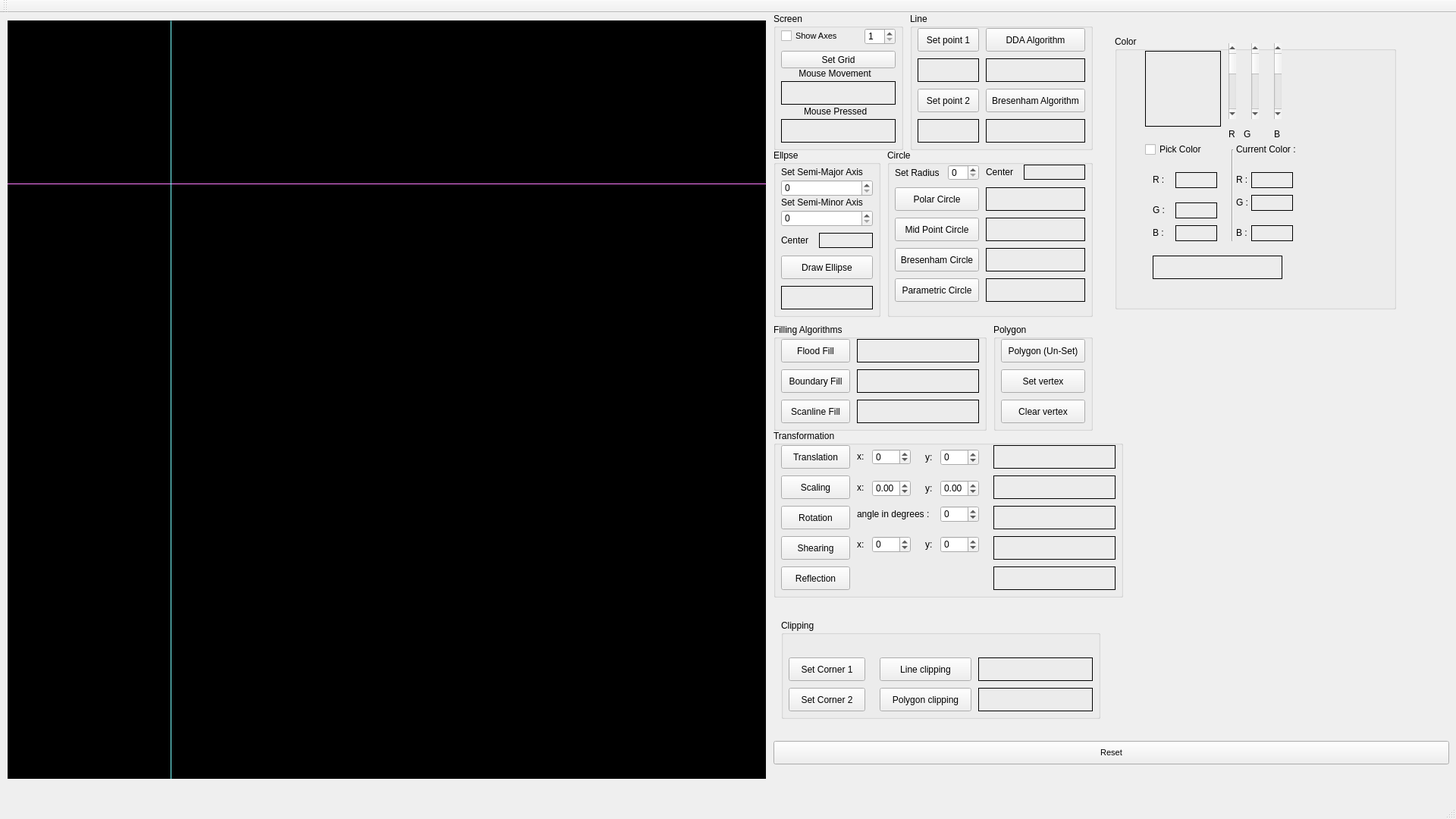
<?xml version="1.0" encoding="UTF-8"?>
<ui version="4.0">
 <class>MainWindow</class>
 <widget class="QMainWindow" name="MainWindow">
  <property name="geometry">
   <rect>
    <x>0</x>
    <y>0</y>
    <width>1920</width>
    <height>1080</height>
   </rect>
  </property>
  <property name="windowTitle">
   <string>MainWindow</string>
  </property>
  <widget class="QWidget" name="centralWidget">
   <widget class="my_label" name="frame">
    <property name="geometry">
     <rect>
      <x>10</x>
      <y>10</y>
      <width>1000</width>
      <height>1000</height>
     </rect>
    </property>
    <property name="mouseTracking">
     <bool>true</bool>
    </property>
    <property name="styleSheet">
     <string notr="true">background-color: rgb(0, 0, 0);</string>
    </property>
    <property name="frameShape">
     <enum>QFrame::Box</enum>
    </property>
    <property name="lineWidth">
     <number>1</number>
    </property>
    <property name="text">
     <string/>
    </property>
   </widget>
   <widget class="Line" name="x_axis">
    <property name="geometry">
     <rect>
      <x>10</x>
      <y>225</y>
      <width>1000</width>
      <height>1</height>
     </rect>
    </property>
    <property name="styleSheet">
     <string notr="true">background-color: rgb(255, 85, 255);</string>
    </property>
    <property name="orientation">
     <enum>Qt::Horizontal</enum>
    </property>
   </widget>
   <widget class="Line" name="y_axis">
    <property name="geometry">
     <rect>
      <x>225</x>
      <y>10</y>
      <width>1</width>
      <height>1000</height>
     </rect>
    </property>
    <property name="styleSheet">
     <string notr="true">
background-color: rgb(85, 255, 255);</string>
    </property>
    <property name="orientation">
     <enum>Qt::Vertical</enum>
    </property>
   </widget>
   <widget class="QGroupBox" name="drawline">
    <property name="geometry">
     <rect>
      <x>1200</x>
      <y>0</y>
      <width>241</width>
      <height>181</height>
     </rect>
    </property>
    <property name="title">
     <string>Line</string>
    </property>
    <widget class="QPushButton" name="bresenhamLine">
     <property name="geometry">
      <rect>
       <x>100</x>
       <y>100</y>
       <width>131</width>
       <height>31</height>
      </rect>
     </property>
     <property name="text">
      <string>Bresenham Algorithm</string>
     </property>
    </widget>
    <widget class="QPushButton" name="set_point2">
     <property name="geometry">
      <rect>
       <x>10</x>
       <y>100</y>
       <width>81</width>
       <height>31</height>
      </rect>
     </property>
     <property name="text">
      <string>Set point 2</string>
     </property>
    </widget>
    <widget class="QPushButton" name="set_point1">
     <property name="geometry">
      <rect>
       <x>10</x>
       <y>20</y>
       <width>81</width>
       <height>31</height>
      </rect>
     </property>
     <property name="text">
      <string>Set point 1</string>
     </property>
    </widget>
    <widget class="QPushButton" name="DDALine">
     <property name="geometry">
      <rect>
       <x>100</x>
       <y>20</y>
       <width>131</width>
       <height>31</height>
      </rect>
     </property>
     <property name="text">
      <string>DDA Algorithm</string>
     </property>
    </widget>
    <widget class="QLabel" name="dda_time_taken">
     <property name="geometry">
      <rect>
       <x>100</x>
       <y>60</y>
       <width>131</width>
       <height>31</height>
      </rect>
     </property>
     <property name="frameShape">
      <enum>QFrame::Panel</enum>
     </property>
     <property name="text">
      <string/>
     </property>
    </widget>
    <widget class="QLabel" name="bresenham_time_taken">
     <property name="geometry">
      <rect>
       <x>100</x>
       <y>140</y>
       <width>131</width>
       <height>31</height>
      </rect>
     </property>
     <property name="frameShape">
      <enum>QFrame::Panel</enum>
     </property>
     <property name="text">
      <string/>
     </property>
    </widget>
    <widget class="QLabel" name="set_point_1_text">
     <property name="geometry">
      <rect>
       <x>10</x>
       <y>60</y>
       <width>81</width>
       <height>31</height>
      </rect>
     </property>
     <property name="frameShape">
      <enum>QFrame::Box</enum>
     </property>
     <property name="text">
      <string/>
     </property>
     <property name="alignment">
      <set>Qt::AlignCenter</set>
     </property>
    </widget>
    <widget class="QLabel" name="set_point_2_text">
     <property name="geometry">
      <rect>
       <x>10</x>
       <y>140</y>
       <width>81</width>
       <height>31</height>
      </rect>
     </property>
     <property name="frameShape">
      <enum>QFrame::Box</enum>
     </property>
     <property name="text">
      <string/>
     </property>
     <property name="alignment">
      <set>Qt::AlignCenter</set>
     </property>
    </widget>
   </widget>
   <widget class="QGroupBox" name="drawcircle">
    <property name="geometry">
     <rect>
      <x>1170</x>
      <y>180</y>
      <width>271</width>
      <height>221</height>
     </rect>
    </property>
    <property name="title">
     <string>Circle</string>
    </property>
    <widget class="QSpinBox" name="radiusspinbox">
     <property name="geometry">
      <rect>
       <x>80</x>
       <y>20</y>
       <width>41</width>
       <height>21</height>
      </rect>
     </property>
    </widget>
    <widget class="QLabel" name="label_2">
     <property name="geometry">
      <rect>
       <x>10</x>
       <y>20</y>
       <width>71</width>
       <height>21</height>
      </rect>
     </property>
     <property name="text">
      <string>Set Radius</string>
     </property>
    </widget>
    <widget class="QPushButton" name="bresenhamCircle">
     <property name="geometry">
      <rect>
       <x>10</x>
       <y>130</y>
       <width>111</width>
       <height>31</height>
      </rect>
     </property>
     <property name="text">
      <string>Bresenham Circle</string>
     </property>
    </widget>
    <widget class="QPushButton" name="midPointCircle">
     <property name="geometry">
      <rect>
       <x>10</x>
       <y>90</y>
       <width>111</width>
       <height>31</height>
      </rect>
     </property>
     <property name="text">
      <string>Mid Point Circle</string>
     </property>
    </widget>
    <widget class="QLabel" name="mid_point_circle_time_taken">
     <property name="geometry">
      <rect>
       <x>130</x>
       <y>90</y>
       <width>131</width>
       <height>31</height>
      </rect>
     </property>
     <property name="frameShape">
      <enum>QFrame::Panel</enum>
     </property>
     <property name="text">
      <string/>
     </property>
    </widget>
    <widget class="QLabel" name="bresenham_circle_time_taken">
     <property name="geometry">
      <rect>
       <x>130</x>
       <y>130</y>
       <width>131</width>
       <height>31</height>
      </rect>
     </property>
     <property name="frameShape">
      <enum>QFrame::Panel</enum>
     </property>
     <property name="text">
      <string/>
     </property>
    </widget>
    <widget class="QLabel" name="label">
     <property name="geometry">
      <rect>
       <x>130</x>
       <y>20</y>
       <width>61</width>
       <height>20</height>
      </rect>
     </property>
     <property name="text">
      <string>Center</string>
     </property>
    </widget>
    <widget class="QLabel" name="center_label_circle">
     <property name="geometry">
      <rect>
       <x>180</x>
       <y>20</y>
       <width>81</width>
       <height>20</height>
      </rect>
     </property>
     <property name="frameShape">
      <enum>QFrame::Box</enum>
     </property>
     <property name="text">
      <string/>
     </property>
    </widget>
    <widget class="QPushButton" name="polarCircle">
     <property name="geometry">
      <rect>
       <x>10</x>
       <y>50</y>
       <width>111</width>
       <height>31</height>
      </rect>
     </property>
     <property name="text">
      <string>Polar Circle</string>
     </property>
    </widget>
    <widget class="QLabel" name="polar_circle_time_taken">
     <property name="geometry">
      <rect>
       <x>130</x>
       <y>50</y>
       <width>131</width>
       <height>31</height>
      </rect>
     </property>
     <property name="frameShape">
      <enum>QFrame::Panel</enum>
     </property>
     <property name="text">
      <string/>
     </property>
    </widget>
    <widget class="QPushButton" name="pushButton">
     <property name="geometry">
      <rect>
       <x>10</x>
       <y>170</y>
       <width>111</width>
       <height>31</height>
      </rect>
     </property>
     <property name="text">
      <string>Parametric Circle</string>
     </property>
    </widget>
    <widget class="QLabel" name="parametric_circle_time_taken">
     <property name="geometry">
      <rect>
       <x>130</x>
       <y>170</y>
       <width>131</width>
       <height>31</height>
      </rect>
     </property>
     <property name="frameShape">
      <enum>QFrame::Panel</enum>
     </property>
     <property name="text">
      <string/>
     </property>
    </widget>
   </widget>
   <widget class="QGroupBox" name="drawellipse">
    <property name="geometry">
     <rect>
      <x>1020</x>
      <y>180</y>
      <width>141</width>
      <height>221</height>
     </rect>
    </property>
    <property name="title">
     <string>Ellpse</string>
    </property>
    <widget class="QSpinBox" name="r2spinbox">
     <property name="geometry">
      <rect>
       <x>10</x>
       <y>80</y>
       <width>121</width>
       <height>22</height>
      </rect>
     </property>
    </widget>
    <widget class="QSpinBox" name="r1spinbox">
     <property name="geometry">
      <rect>
       <x>10</x>
       <y>40</y>
       <width>121</width>
       <height>22</height>
      </rect>
     </property>
    </widget>
    <widget class="QLabel" name="label_7">
     <property name="geometry">
      <rect>
       <x>10</x>
       <y>60</y>
       <width>121</width>
       <height>20</height>
      </rect>
     </property>
     <property name="text">
      <string>Set Semi-Minor Axis</string>
     </property>
    </widget>
    <widget class="QLabel" name="label_6">
     <property name="geometry">
      <rect>
       <x>10</x>
       <y>20</y>
       <width>121</width>
       <height>20</height>
      </rect>
     </property>
     <property name="text">
      <string>Set Semi-Major Axis </string>
     </property>
    </widget>
    <widget class="QPushButton" name="ellipse">
     <property name="geometry">
      <rect>
       <x>10</x>
       <y>140</y>
       <width>121</width>
       <height>31</height>
      </rect>
     </property>
     <property name="text">
      <string>Draw Ellipse</string>
     </property>
    </widget>
    <widget class="QLabel" name="bresenham_ellipse_time_taken">
     <property name="geometry">
      <rect>
       <x>10</x>
       <y>180</y>
       <width>121</width>
       <height>31</height>
      </rect>
     </property>
     <property name="frameShape">
      <enum>QFrame::Panel</enum>
     </property>
     <property name="text">
      <string/>
     </property>
    </widget>
    <widget class="QLabel" name="label_4">
     <property name="geometry">
      <rect>
       <x>10</x>
       <y>110</y>
       <width>61</width>
       <height>20</height>
      </rect>
     </property>
     <property name="text">
      <string>Center</string>
     </property>
    </widget>
    <widget class="QLabel" name="center_label_ellipse">
     <property name="geometry">
      <rect>
       <x>60</x>
       <y>110</y>
       <width>71</width>
       <height>20</height>
      </rect>
     </property>
     <property name="frameShape">
      <enum>QFrame::Box</enum>
     </property>
     <property name="text">
      <string/>
     </property>
    </widget>
   </widget>
   <widget class="QGroupBox" name="groupBox">
    <property name="geometry">
     <rect>
      <x>1020</x>
      <y>0</y>
      <width>171</width>
      <height>181</height>
     </rect>
    </property>
    <property name="title">
     <string>Screen</string>
    </property>
    <widget class="QCheckBox" name="show_axes">
     <property name="geometry">
      <rect>
       <x>10</x>
       <y>20</y>
       <width>101</width>
       <height>21</height>
      </rect>
     </property>
     <property name="font">
      <font>
       <pointsize>8</pointsize>
       <weight>50</weight>
       <bold>false</bold>
      </font>
     </property>
     <property name="text">
      <string>Show Axes</string>
     </property>
    </widget>
    <widget class="QPushButton" name="setgridbutton">
     <property name="geometry">
      <rect>
       <x>10</x>
       <y>50</y>
       <width>151</width>
       <height>23</height>
      </rect>
     </property>
     <property name="text">
      <string>Set Grid</string>
     </property>
    </widget>
    <widget class="QSpinBox" name="gridspinbox">
     <property name="geometry">
      <rect>
       <x>120</x>
       <y>20</y>
       <width>41</width>
       <height>22</height>
      </rect>
     </property>
     <property name="minimum">
      <number>1</number>
     </property>
    </widget>
    <widget class="QLabel" name="label_5">
     <property name="geometry">
      <rect>
       <x>40</x>
       <y>120</y>
       <width>91</width>
       <height>20</height>
      </rect>
     </property>
     <property name="text">
      <string>Mouse Pressed</string>
     </property>
    </widget>
    <widget class="QLabel" name="label_3">
     <property name="geometry">
      <rect>
       <x>30</x>
       <y>70</y>
       <width>121</width>
       <height>20</height>
      </rect>
     </property>
     <property name="text">
      <string> Mouse Movement</string>
     </property>
    </widget>
    <widget class="QLabel" name="mouse_pressed">
     <property name="geometry">
      <rect>
       <x>10</x>
       <y>140</y>
       <width>151</width>
       <height>31</height>
      </rect>
     </property>
     <property name="frameShape">
      <enum>QFrame::Panel</enum>
     </property>
     <property name="text">
      <string/>
     </property>
    </widget>
    <widget class="QLabel" name="mouse_movement">
     <property name="geometry">
      <rect>
       <x>10</x>
       <y>90</y>
       <width>151</width>
       <height>31</height>
      </rect>
     </property>
     <property name="frameShape">
      <enum>QFrame::Panel</enum>
     </property>
     <property name="text">
      <string/>
     </property>
    </widget>
   </widget>
   <widget class="QPushButton" name="resetButton">
    <property name="geometry">
     <rect>
      <x>1020</x>
      <y>960</y>
      <width>891</width>
      <height>31</height>
     </rect>
    </property>
    <property name="font">
     <font>
      <pointsize>8</pointsize>
     </font>
    </property>
    <property name="text">
     <string>Reset</string>
    </property>
   </widget>
   <widget class="QGroupBox" name="filling">
    <property name="geometry">
     <rect>
      <x>1020</x>
      <y>410</y>
      <width>281</width>
      <height>141</height>
     </rect>
    </property>
    <property name="title">
     <string>Filling Algorithms</string>
    </property>
    <widget class="QPushButton" name="scanlinefill">
     <property name="geometry">
      <rect>
       <x>10</x>
       <y>100</y>
       <width>91</width>
       <height>31</height>
      </rect>
     </property>
     <property name="text">
      <string>Scanline Fill</string>
     </property>
    </widget>
    <widget class="QPushButton" name="floodfill">
     <property name="geometry">
      <rect>
       <x>10</x>
       <y>20</y>
       <width>91</width>
       <height>31</height>
      </rect>
     </property>
     <property name="text">
      <string>Flood Fill</string>
     </property>
    </widget>
    <widget class="QPushButton" name="boundaryfill">
     <property name="geometry">
      <rect>
       <x>10</x>
       <y>60</y>
       <width>91</width>
       <height>31</height>
      </rect>
     </property>
     <property name="text">
      <string>Boundary Fill</string>
     </property>
    </widget>
    <widget class="QLabel" name="flood_fill_time_taken">
     <property name="geometry">
      <rect>
       <x>110</x>
       <y>20</y>
       <width>161</width>
       <height>31</height>
      </rect>
     </property>
     <property name="frameShape">
      <enum>QFrame::Box</enum>
     </property>
     <property name="text">
      <string/>
     </property>
    </widget>
    <widget class="QLabel" name="boundary_fill_time_taken">
     <property name="geometry">
      <rect>
       <x>110</x>
       <y>60</y>
       <width>161</width>
       <height>31</height>
      </rect>
     </property>
     <property name="frameShape">
      <enum>QFrame::Box</enum>
     </property>
     <property name="text">
      <string/>
     </property>
    </widget>
    <widget class="QLabel" name="scanline_fill_time_taken">
     <property name="geometry">
      <rect>
       <x>110</x>
       <y>100</y>
       <width>161</width>
       <height>31</height>
      </rect>
     </property>
     <property name="frameShape">
      <enum>QFrame::Box</enum>
     </property>
     <property name="text">
      <string/>
     </property>
    </widget>
   </widget>
   <widget class="QGroupBox" name="tranformation">
    <property name="geometry">
     <rect>
      <x>1020</x>
      <y>550</y>
      <width>461</width>
      <height>221</height>
     </rect>
    </property>
    <property name="title">
     <string>Transformation</string>
    </property>
    <widget class="QLabel" name="label_20">
     <property name="geometry">
      <rect>
       <x>200</x>
       <y>140</y>
       <width>21</width>
       <height>21</height>
      </rect>
     </property>
     <property name="text">
      <string>y:</string>
     </property>
    </widget>
    <widget class="QSpinBox" name="xshear">
     <property name="geometry">
      <rect>
       <x>130</x>
       <y>140</y>
       <width>51</width>
       <height>22</height>
      </rect>
     </property>
     <property name="minimum">
      <number>-99</number>
     </property>
    </widget>
    <widget class="QSpinBox" name="anglespinbox">
     <property name="geometry">
      <rect>
       <x>220</x>
       <y>100</y>
       <width>51</width>
       <height>22</height>
      </rect>
     </property>
     <property name="minimum">
      <number>-999</number>
     </property>
     <property name="value">
      <number>0</number>
     </property>
    </widget>
    <widget class="QPushButton" name="shearing">
     <property name="geometry">
      <rect>
       <x>10</x>
       <y>140</y>
       <width>91</width>
       <height>31</height>
      </rect>
     </property>
     <property name="text">
      <string>Shearing</string>
     </property>
    </widget>
    <widget class="QLabel" name="label_21">
     <property name="geometry">
      <rect>
       <x>110</x>
       <y>140</y>
       <width>21</width>
       <height>21</height>
      </rect>
     </property>
     <property name="text">
      <string>x:</string>
     </property>
    </widget>
    <widget class="QSpinBox" name="yshear">
     <property name="geometry">
      <rect>
       <x>220</x>
       <y>140</y>
       <width>51</width>
       <height>22</height>
      </rect>
     </property>
     <property name="minimum">
      <number>-99</number>
     </property>
    </widget>
    <widget class="QLabel" name="label_22">
     <property name="geometry">
      <rect>
       <x>200</x>
       <y>66</y>
       <width>21</width>
       <height>21</height>
      </rect>
     </property>
     <property name="text">
      <string>y:</string>
     </property>
    </widget>
    <widget class="QSpinBox" name="xtranslate">
     <property name="geometry">
      <rect>
       <x>130</x>
       <y>25</y>
       <width>51</width>
       <height>21</height>
      </rect>
     </property>
     <property name="minimum">
      <number>-999</number>
     </property>
     <property name="maximum">
      <number>999</number>
     </property>
    </widget>
    <widget class="QLabel" name="label_23">
     <property name="geometry">
      <rect>
       <x>110</x>
       <y>66</y>
       <width>20</width>
       <height>20</height>
      </rect>
     </property>
     <property name="text">
      <string>x:</string>
     </property>
    </widget>
    <widget class="QLabel" name="label_24">
     <property name="geometry">
      <rect>
       <x>110</x>
       <y>25</y>
       <width>20</width>
       <height>20</height>
      </rect>
     </property>
     <property name="text">
      <string>x:</string>
     </property>
    </widget>
    <widget class="QPushButton" name="scaling">
     <property name="geometry">
      <rect>
       <x>10</x>
       <y>60</y>
       <width>91</width>
       <height>31</height>
      </rect>
     </property>
     <property name="text">
      <string>Scaling</string>
     </property>
    </widget>
    <widget class="QLabel" name="label_25">
     <property name="geometry">
      <rect>
       <x>110</x>
       <y>100</y>
       <width>111</width>
       <height>21</height>
      </rect>
     </property>
     <property name="text">
      <string>angle in degrees : </string>
     </property>
    </widget>
    <widget class="QLabel" name="label_26">
     <property name="geometry">
      <rect>
       <x>200</x>
       <y>25</y>
       <width>16</width>
       <height>21</height>
      </rect>
     </property>
     <property name="text">
      <string>y:</string>
     </property>
    </widget>
    <widget class="QSpinBox" name="ytranslate">
     <property name="geometry">
      <rect>
       <x>220</x>
       <y>25</y>
       <width>51</width>
       <height>22</height>
      </rect>
     </property>
     <property name="minimum">
      <number>-999</number>
     </property>
     <property name="maximum">
      <number>999</number>
     </property>
    </widget>
    <widget class="QPushButton" name="rotation">
     <property name="geometry">
      <rect>
       <x>10</x>
       <y>100</y>
       <width>91</width>
       <height>31</height>
      </rect>
     </property>
     <property name="text">
      <string>Rotation</string>
     </property>
    </widget>
    <widget class="QPushButton" name="reflection">
     <property name="geometry">
      <rect>
       <x>10</x>
       <y>180</y>
       <width>91</width>
       <height>31</height>
      </rect>
     </property>
     <property name="text">
      <string>Reflection</string>
     </property>
    </widget>
    <widget class="QPushButton" name="translation">
     <property name="geometry">
      <rect>
       <x>10</x>
       <y>20</y>
       <width>91</width>
       <height>31</height>
      </rect>
     </property>
     <property name="text">
      <string>Translation</string>
     </property>
    </widget>
    <widget class="QLabel" name="translation_time_taken">
     <property name="geometry">
      <rect>
       <x>290</x>
       <y>20</y>
       <width>161</width>
       <height>31</height>
      </rect>
     </property>
     <property name="frameShape">
      <enum>QFrame::Box</enum>
     </property>
     <property name="text">
      <string/>
     </property>
    </widget>
    <widget class="QLabel" name="scaling_time_taken">
     <property name="geometry">
      <rect>
       <x>290</x>
       <y>60</y>
       <width>161</width>
       <height>31</height>
      </rect>
     </property>
     <property name="frameShape">
      <enum>QFrame::Box</enum>
     </property>
     <property name="text">
      <string/>
     </property>
    </widget>
    <widget class="QLabel" name="rotation_time_taken">
     <property name="geometry">
      <rect>
       <x>290</x>
       <y>100</y>
       <width>161</width>
       <height>31</height>
      </rect>
     </property>
     <property name="frameShape">
      <enum>QFrame::Box</enum>
     </property>
     <property name="text">
      <string/>
     </property>
    </widget>
    <widget class="QLabel" name="shearing_time_taken">
     <property name="geometry">
      <rect>
       <x>290</x>
       <y>140</y>
       <width>161</width>
       <height>31</height>
      </rect>
     </property>
     <property name="frameShape">
      <enum>QFrame::Box</enum>
     </property>
     <property name="text">
      <string/>
     </property>
    </widget>
    <widget class="QLabel" name="reflection_time_taken">
     <property name="geometry">
      <rect>
       <x>290</x>
       <y>180</y>
       <width>161</width>
       <height>31</height>
      </rect>
     </property>
     <property name="frameShape">
      <enum>QFrame::Box</enum>
     </property>
     <property name="text">
      <string/>
     </property>
    </widget>
    <widget class="QDoubleSpinBox" name="xscale">
     <property name="geometry">
      <rect>
       <x>130</x>
       <y>66</y>
       <width>51</width>
       <height>22</height>
      </rect>
     </property>
     <property name="minimum">
      <double>-99.989999999999995</double>
     </property>
    </widget>
    <widget class="QDoubleSpinBox" name="yscale">
     <property name="geometry">
      <rect>
       <x>220</x>
       <y>66</y>
       <width>51</width>
       <height>22</height>
      </rect>
     </property>
     <property name="minimum">
      <double>-99.989999999999995</double>
     </property>
    </widget>
   </widget>
   <widget class="QGroupBox" name="groupBox_2">
    <property name="geometry">
     <rect>
      <x>1470</x>
      <y>30</y>
      <width>371</width>
      <height>361</height>
     </rect>
    </property>
    <property name="title">
     <string>Color</string>
    </property>
    <widget class="QLabel" name="rgb_mouse_movement">
     <property name="geometry">
      <rect>
       <x>50</x>
       <y>290</y>
       <width>171</width>
       <height>31</height>
      </rect>
     </property>
     <property name="frameShape">
      <enum>QFrame::Box</enum>
     </property>
     <property name="text">
      <string/>
     </property>
     <property name="alignment">
      <set>Qt::AlignCenter</set>
     </property>
    </widget>
    <widget class="QLabel" name="color_frame">
     <property name="geometry">
      <rect>
       <x>40</x>
       <y>20</y>
       <width>100</width>
       <height>100</height>
      </rect>
     </property>
     <property name="frameShape">
      <enum>QFrame::Box</enum>
     </property>
     <property name="text">
      <string/>
     </property>
    </widget>
    <widget class="QLabel" name="label_15">
     <property name="geometry">
      <rect>
       <x>210</x>
       <y>120</y>
       <width>10</width>
       <height>20</height>
      </rect>
     </property>
     <property name="text">
      <string>B</string>
     </property>
    </widget>
    <widget class="QScrollBar" name="r_scroll_bar">
     <property name="geometry">
      <rect>
       <x>150</x>
       <y>10</y>
       <width>10</width>
       <height>100</height>
      </rect>
     </property>
     <property name="maximum">
      <number>255</number>
     </property>
     <property name="orientation">
      <enum>Qt::Vertical</enum>
     </property>
    </widget>
    <widget class="QScrollBar" name="b_scroll_bar">
     <property name="geometry">
      <rect>
       <x>210</x>
       <y>10</y>
       <width>10</width>
       <height>100</height>
      </rect>
     </property>
     <property name="maximum">
      <number>255</number>
     </property>
     <property name="orientation">
      <enum>Qt::Vertical</enum>
     </property>
    </widget>
    <widget class="QLabel" name="label_14">
     <property name="geometry">
      <rect>
       <x>170</x>
       <y>120</y>
       <width>16</width>
       <height>20</height>
      </rect>
     </property>
     <property name="text">
      <string>G</string>
     </property>
    </widget>
    <widget class="QScrollBar" name="g_scroll_bar">
     <property name="geometry">
      <rect>
       <x>180</x>
       <y>10</y>
       <width>10</width>
       <height>100</height>
      </rect>
     </property>
     <property name="maximum">
      <number>255</number>
     </property>
     <property name="orientation">
      <enum>Qt::Vertical</enum>
     </property>
    </widget>
    <widget class="QLabel" name="label_13">
     <property name="geometry">
      <rect>
       <x>150</x>
       <y>120</y>
       <width>10</width>
       <height>20</height>
      </rect>
     </property>
     <property name="text">
      <string>R</string>
     </property>
    </widget>
    <widget class="QLabel" name="label_19">
     <property name="geometry">
      <rect>
       <x>160</x>
       <y>250</y>
       <width>20</width>
       <height>20</height>
      </rect>
     </property>
     <property name="text">
      <string>B :</string>
     </property>
    </widget>
    <widget class="QLabel" name="fillcolor_rlabel">
     <property name="geometry">
      <rect>
       <x>180</x>
       <y>180</y>
       <width>55</width>
       <height>21</height>
      </rect>
     </property>
     <property name="frameShape">
      <enum>QFrame::Box</enum>
     </property>
     <property name="text">
      <string/>
     </property>
    </widget>
    <widget class="QLabel" name="label_18">
     <property name="geometry">
      <rect>
       <x>160</x>
       <y>210</y>
       <width>20</width>
       <height>20</height>
      </rect>
     </property>
     <property name="text">
      <string>G :</string>
     </property>
    </widget>
    <widget class="QLabel" name="fillcolor_glabel">
     <property name="geometry">
      <rect>
       <x>180</x>
       <y>210</y>
       <width>55</width>
       <height>21</height>
      </rect>
     </property>
     <property name="frameShape">
      <enum>QFrame::Box</enum>
     </property>
     <property name="text">
      <string/>
     </property>
    </widget>
    <widget class="QLabel" name="fillcolor_blabel">
     <property name="geometry">
      <rect>
       <x>180</x>
       <y>250</y>
       <width>55</width>
       <height>21</height>
      </rect>
     </property>
     <property name="frameShape">
      <enum>QFrame::Box</enum>
     </property>
     <property name="text">
      <string/>
     </property>
    </widget>
    <widget class="QLabel" name="label_17">
     <property name="geometry">
      <rect>
       <x>160</x>
       <y>180</y>
       <width>20</width>
       <height>20</height>
      </rect>
     </property>
     <property name="text">
      <string>R :</string>
     </property>
    </widget>
    <widget class="QLabel" name="label_8">
     <property name="geometry">
      <rect>
       <x>160</x>
       <y>140</y>
       <width>91</width>
       <height>20</height>
      </rect>
     </property>
     <property name="text">
      <string>Current Color :</string>
     </property>
    </widget>
    <widget class="QLabel" name="bvalue_label">
     <property name="geometry">
      <rect>
       <x>80</x>
       <y>250</y>
       <width>55</width>
       <height>21</height>
      </rect>
     </property>
     <property name="frameShape">
      <enum>QFrame::Box</enum>
     </property>
     <property name="text">
      <string/>
     </property>
    </widget>
    <widget class="QLabel" name="gvalue_label">
     <property name="geometry">
      <rect>
       <x>80</x>
       <y>220</y>
       <width>55</width>
       <height>21</height>
      </rect>
     </property>
     <property name="frameShape">
      <enum>QFrame::Box</enum>
     </property>
     <property name="text">
      <string/>
     </property>
    </widget>
    <widget class="QLabel" name="label_16">
     <property name="geometry">
      <rect>
       <x>50</x>
       <y>250</y>
       <width>20</width>
       <height>20</height>
      </rect>
     </property>
     <property name="text">
      <string>B :</string>
     </property>
    </widget>
    <widget class="QLabel" name="label_11">
     <property name="geometry">
      <rect>
       <x>50</x>
       <y>180</y>
       <width>20</width>
       <height>20</height>
      </rect>
     </property>
     <property name="text">
      <string>R :</string>
     </property>
    </widget>
    <widget class="QLabel" name="label_12">
     <property name="geometry">
      <rect>
       <x>50</x>
       <y>220</y>
       <width>20</width>
       <height>20</height>
      </rect>
     </property>
     <property name="text">
      <string>G :</string>
     </property>
    </widget>
    <widget class="QLabel" name="rvalue_label">
     <property name="geometry">
      <rect>
       <x>80</x>
       <y>180</y>
       <width>55</width>
       <height>21</height>
      </rect>
     </property>
     <property name="frameShape">
      <enum>QFrame::Box</enum>
     </property>
     <property name="text">
      <string/>
     </property>
    </widget>
    <widget class="QCheckBox" name="pickcolor_checkBox">
     <property name="geometry">
      <rect>
       <x>40</x>
       <y>140</y>
       <width>91</width>
       <height>20</height>
      </rect>
     </property>
     <property name="text">
      <string>Pick Color</string>
     </property>
    </widget>
    <widget class="Line" name="line">
     <property name="geometry">
      <rect>
       <x>150</x>
       <y>150</y>
       <width>10</width>
       <height>121</height>
      </rect>
     </property>
     <property name="orientation">
      <enum>Qt::Vertical</enum>
     </property>
    </widget>
   </widget>
   <widget class="QGroupBox" name="groupBox_3">
    <property name="geometry">
     <rect>
      <x>1310</x>
      <y>410</y>
      <width>131</width>
      <height>141</height>
     </rect>
    </property>
    <property name="title">
     <string>Polygon</string>
    </property>
    <widget class="QPushButton" name="polygon_mode">
     <property name="geometry">
      <rect>
       <x>10</x>
       <y>20</y>
       <width>111</width>
       <height>31</height>
      </rect>
     </property>
     <property name="text">
      <string>Polygon (Un-Set)</string>
     </property>
    </widget>
    <widget class="QPushButton" name="setvertex">
     <property name="geometry">
      <rect>
       <x>10</x>
       <y>60</y>
       <width>111</width>
       <height>31</height>
      </rect>
     </property>
     <property name="text">
      <string>Set vertex</string>
     </property>
    </widget>
    <widget class="QPushButton" name="clearvertex">
     <property name="geometry">
      <rect>
       <x>10</x>
       <y>100</y>
       <width>111</width>
       <height>31</height>
      </rect>
     </property>
     <property name="text">
      <string>Clear vertex</string>
     </property>
    </widget>
   </widget>
   <widget class="QGroupBox" name="clipping">
    <property name="geometry">
     <rect>
      <x>1030</x>
      <y>800</y>
      <width>421</width>
      <height>131</height>
     </rect>
    </property>
    <property name="title">
     <string>Clipping</string>
    </property>
    <widget class="QPushButton" name="lineclipping">
     <property name="geometry">
      <rect>
       <x>130</x>
       <y>50</y>
       <width>121</width>
       <height>31</height>
      </rect>
     </property>
     <property name="text">
      <string>Line clipping</string>
     </property>
    </widget>
    <widget class="QPushButton" name="setcorner1">
     <property name="geometry">
      <rect>
       <x>10</x>
       <y>50</y>
       <width>101</width>
       <height>31</height>
      </rect>
     </property>
     <property name="text">
      <string>Set Corner 1</string>
     </property>
    </widget>
    <widget class="QPushButton" name="setcorner2">
     <property name="geometry">
      <rect>
       <x>10</x>
       <y>90</y>
       <width>101</width>
       <height>31</height>
      </rect>
     </property>
     <property name="text">
      <string>Set Corner 2</string>
     </property>
    </widget>
    <widget class="QPushButton" name="polygonclipping">
     <property name="geometry">
      <rect>
       <x>130</x>
       <y>90</y>
       <width>121</width>
       <height>31</height>
      </rect>
     </property>
     <property name="text">
      <string>Polygon clipping</string>
     </property>
    </widget>
    <widget class="QLabel" name="lineClippinTImeTaken">
     <property name="geometry">
      <rect>
       <x>260</x>
       <y>50</y>
       <width>151</width>
       <height>31</height>
      </rect>
     </property>
     <property name="frameShape">
      <enum>QFrame::Box</enum>
     </property>
     <property name="text">
      <string/>
     </property>
    </widget>
    <widget class="QLabel" name="polygonClippinTImeTaken">
     <property name="geometry">
      <rect>
       <x>260</x>
       <y>90</y>
       <width>151</width>
       <height>31</height>
      </rect>
     </property>
     <property name="frameShape">
      <enum>QFrame::Box</enum>
     </property>
     <property name="text">
      <string/>
     </property>
    </widget>
   </widget>
  </widget>
  <widget class="QMenuBar" name="menuBar">
   <property name="geometry">
    <rect>
     <x>0</x>
     <y>0</y>
     <width>1920</width>
     <height>26</height>
    </rect>
   </property>
  </widget>
  <widget class="QToolBar" name="mainToolBar">
   <attribute name="toolBarArea">
    <enum>TopToolBarArea</enum>
   </attribute>
   <attribute name="toolBarBreak">
    <bool>false</bool>
   </attribute>
  </widget>
  <widget class="QStatusBar" name="statusBar"/>
 </widget>
 <layoutdefault spacing="6" margin="11"/>
 <customwidgets>
  <customwidget>
   <class>my_label</class>
   <extends>QLabel</extends>
   <header location="global">my_label.h</header>
  </customwidget>
 </customwidgets>
 <resources/>
 <connections/>
</ui>
